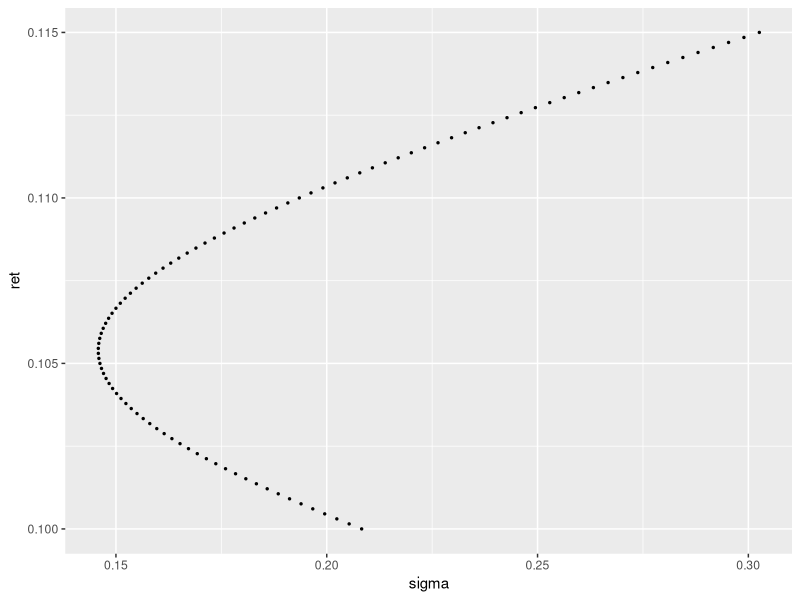

The R source for this figure:
# --- Carrega livrarias ----
library(ggplot2)
library(dplyr)
library(readxl)

# Limpa variaveis
rm(list=ls())

# ----- importa Dados -----
Data <- read_excel("./Lista 1/Monitoria1.xlsx", sheet = "Q6", 
                   range = "A2:C7")
risk_free = read_excel("./Lista 1/Monitoria1.xlsx", sheet = "Q6", 
                         range = "B9:B9", col_names = F)

# ----- Trabalha os Dados -----
# Constroi a matriz de variancia e covariancia
omega = matrix(NA, nrow = 2, ncol = 2)
omega[1,1] = as.numeric(Data[2,2])^2
omega[2,2] = as.numeric(Data[2,3])^2
omega[1,2] = as.numeric(Data[3,2])*as.numeric(Data[2,2])*as.numeric(Data[2,3])
omega[2,1] = omega[1,2]
  

# Constroi o vetor de retorno
ret = matrix(NA, nrow = 2, ncol = 1)
ret[1,1] = as.numeric(Data[1,2])
ret[2,1] = as.numeric(Data[1,3])
rownames(ret) = c("US", "JP")

# constroi o vetor de 1's
# one = as.matrix(rep(1, length(ret)))
one = rep(1, length(ret))


# ----- Fronteira Eficiente -----

# Constroi matrizes A B C 
A = as.numeric(t(one) %*% solve(omega) %*% one)
B = as.numeric(t(one) %*% solve(omega) %*% ret)
C = as.numeric(t(ret) %*% solve(omega) %*% ret)

# Determina os pontos de retorno que serao calculados
min = 0.10
max = 0.115

# inicializa o vetor de respostas
N = 100
result = matrix(NA, nrow = N, ncol = 2)
colnames(result) = c("ret", "sigma")

result[,1] = seq(from = min, to = max, length.out = N)

for (i in 1:N)
{
  mu = result[i,"ret"]
  
  # Constroi Lambda1 e lambda2
  L1 = as.numeric((C-B*mu)/(A*C-B^2))
  L2 = as.numeric((A*mu-B)/(A*C-B^2))
  
  # Calcula os pesos
  w = L1* solve(omega) %*% one + L2 * solve(omega) %*% ret
  
  # Calcula o sigma
  sigma = (t(w) %*% as.matrix(omega) %*% w)^0.5
  
  result[i,"sigma"] = sigma
}

# transforma em data frame para imprimir
data_fronteira = as.data.frame(result)


# ----- Impressao do grafico -----
d = arrange(data_fronteira, ret)

# realiza a impressao
ggplot(d, aes(x=sigma, y=ret)) + geom_point(size=0.5) 

